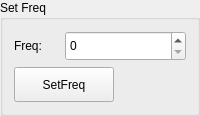
      <widget class="QGroupBox" name="groupBox_3">
       <property name="title">
        <string>Set Freq</string>
       </property>
       <layout class="QGridLayout" name="gridLayout">
        <item row="0" column="0">
         <widget class="QLabel" name="label_18">
          <property name="sizePolicy">
           <sizepolicy hsizetype="Fixed" vsizetype="Fixed">
            <horstretch>0</horstretch>
            <verstretch>0</verstretch>
           </sizepolicy>
          </property>
          <property name="minimumSize">
           <size>
            <width>45</width>
            <height>30</height>
           </size>
          </property>
          <property name="maximumSize">
           <size>
            <width>45</width>
            <height>30</height>
           </size>
          </property>
          <property name="text">
           <string>Freq:</string>
          </property>
         </widget>
        </item>
        <item row="0" column="1">
         <widget class="QSpinBox" name="spinBoxFreq">
          <property name="sizePolicy">
           <sizepolicy hsizetype="Preferred" vsizetype="Fixed">
            <horstretch>0</horstretch>
            <verstretch>0</verstretch>
           </sizepolicy>
          </property>
          <property name="minimumSize">
           <size>
            <width>0</width>
            <height>30</height>
           </size>
          </property>
          <property name="maximumSize">
           <size>
            <width>16777215</width>
            <height>30</height>
           </size>
          </property>
          <property name="maximum">
           <number>9999</number>
          </property>
         </widget>
        </item>
        <item row="1" column="0" colspan="2">
         <widget class="QPushButton" name="btnSetFreq">
          <property name="sizePolicy">
           <sizepolicy hsizetype="Fixed" vsizetype="Fixed">
            <horstretch>0</horstretch>
            <verstretch>0</verstretch>
           </sizepolicy>
          </property>
          <property name="minimumSize">
           <size>
            <width>100</width>
            <height>35</height>
           </size>
          </property>
          <property name="maximumSize">
           <size>
            <width>100</width>
            <height>35</height>
           </size>
          </property>
          <property name="text">
           <string>SetFreq</string>
          </property>
         </widget>
        </item>
       </layout>
      </widget>
